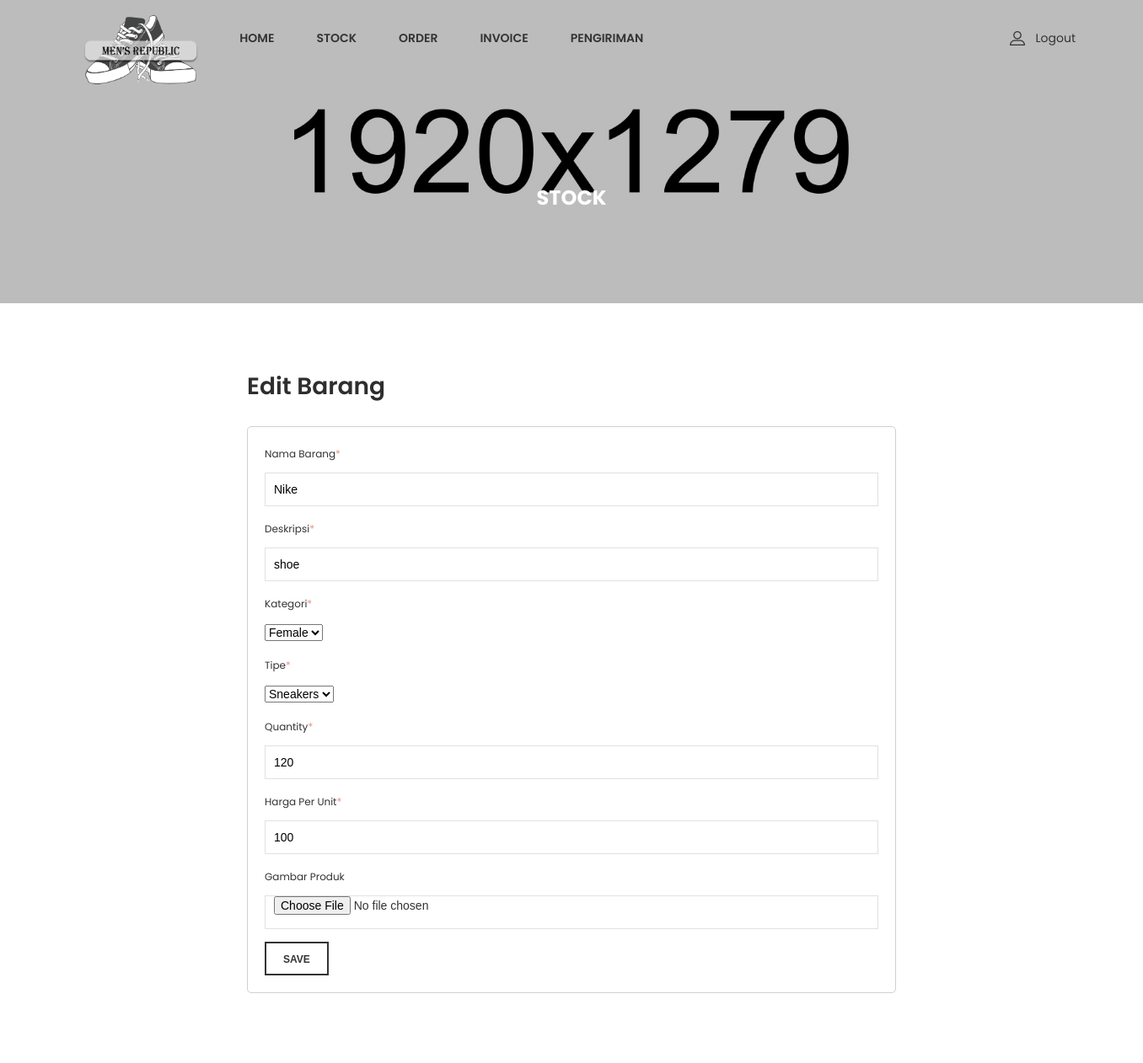
Page /admin/admin_page.php?page=editgudang&id=1? on the committed database.
### tables this page shows
CREATE TABLE `gudang` (
  `id_stock` int(11) NOT NULL,
  `nama_item` varchar(100) DEFAULT NULL,
  `deskripsi` text DEFAULT NULL,
  `id_kategori` int(11) DEFAULT NULL,
  `id_tipe_item` int(11) DEFAULT NULL,
  `quantity` int(11) DEFAULT NULL,
  `harga_unit` float DEFAULT NULL,
  `gambar` varchar(255) DEFAULT NULL
);

### admin/editgudang.php (the view, shortened to what this page needs)
<?php
include '../func/koneksi.php';
$id= $_GET['id'];
$data = mysqli_query($koneksi,"select * from gudang where id_stock='$id'");
$d = mysqli_fetch_array($data)
    ?>
<div class="ht__bradcaump__area bg-image--6">
    <div class="container">
        <div class="row">
            <div class="col-lg-12">
                <div class="bradcaump__inner text-center">
                    <h2 class="bradcaump-title">Stock</h2>
                </div>
            </div>
        </div>
    </div>
</div>
<section class="my_account_area pt--80 pb--55 bg--white">
    <div class="container">
        <div class="row">
            <div class="col-lg-2"></div>
            <div class="col-lg-8">
                <div class="my__account__wrapper">
                    <h3 class="account__title">Edit Barang</h3>
                    <form method="POST" action="../func/edit_aksi_item.php" enctype="multipart/form-data">
                        <div class="account__form">
                            <div class="input__box">
                                <label>Nama Barang<span>*</span></label>
                                <input type="text" name="nama_item" value="<?php echo $d['nama_item'];?>">
                            </div>
                            <div class="input__box">
                                <label>Deskripsi<span>*</span></label>
                                <input type="text" name="deskripsi" value="<?php echo $d['deskripsi'];?>">
                            </div>
                            <div class="input__box">
                                <label>Kategori<span>*</span></label>
                                <select name="kategori">
                                <?php
                                    include '../func/koneksi.php';
                                    $result = mysqli_query($koneksi, "select * from kategori");
                                    while($row = mysqli_fetch_array($result)){
                                        if ($d['id_kategori'] == $row['id_kategori']){
                                            echo "<option value=\"{$row['id_kategori']}\" selected>".$row['nama_kategori']."</option>";
                                        }
                                        else{
                                            echo "<option value=\"{$row['id_kategori']}\">".$row['nama_kategori']."</option>";
                                        }
                                    }
                                ?>
                                </select>
                            </div>
                            <div class="input__box">
                                <label>Tipe<span>*</span></label>
                                <select name="tipe_item">
                                <?php
                                    include '../func/koneksi.php';
                                    $result1 = mysqli_query($koneksi, "select * from tipe_item");
                                    while($row1 = mysqli_fetch_array($result1)){
                                        if ($d['id_tipe_item'] == $row1['id_tipe_item']){
                                            echo "<option value=\"{$row1['id_tipe_item']}\" selected>".$row1['nama_tipe_item']."</option>";
                                        }
                                        else{
                                            echo "<option value=\"{$row1['id_tipe_item']}\">".$row1['nama_tipe_item']."</option>";
                                        }
                                    }
                                ?>
                                </select>
                            </div>
                            <div class="input__box">
                                <label>Quantity<span>*</span></label>
                                <input type="number" name="quantity"  value="<?php echo $d['quantity'];?>">
                            </div>
                            <div class="input__box">
                                <label>Harga Per Unit<span>*</span></label>
                                <input type="number" name="harga_unit"  value="<?php echo $d['harga_unit'];?>">
                            </div>
                            <div class="input__box">
                                <label>Gambar Produk</label>
                                <input type="file" name="gambar">
                            </div>
                            <div class="form__btn">
                                <button type="submit" value="submit">Save</button>
                            </div>
                        </div>
                    </form>
                </div>
            </div>
            <div class="col-lg-2"></div>
        </div>
    </div>
</section>

### rows in the picture
gudang: nama_item "Nike", deskripsi "shoe", quantity "120", harga_unit "100"

### other values in the picture
form field kategori "Female"
form field tipe_item "Sneakers"
